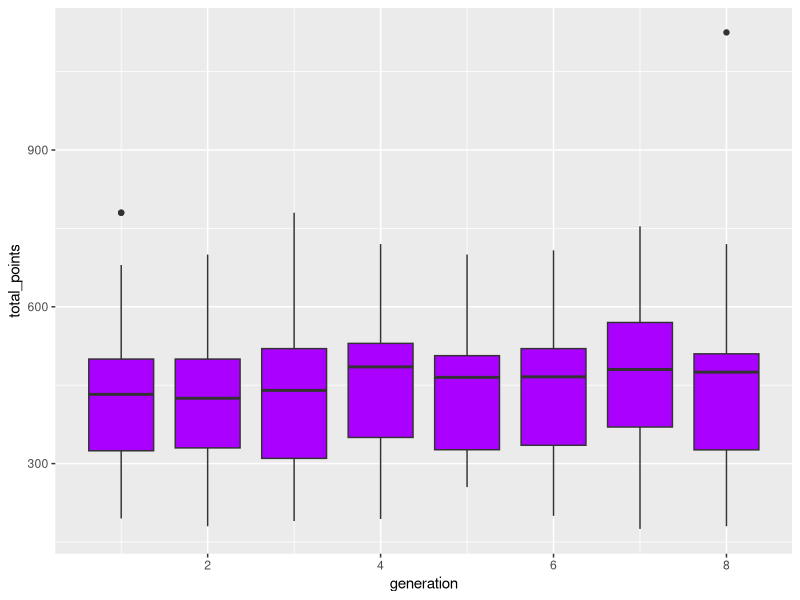
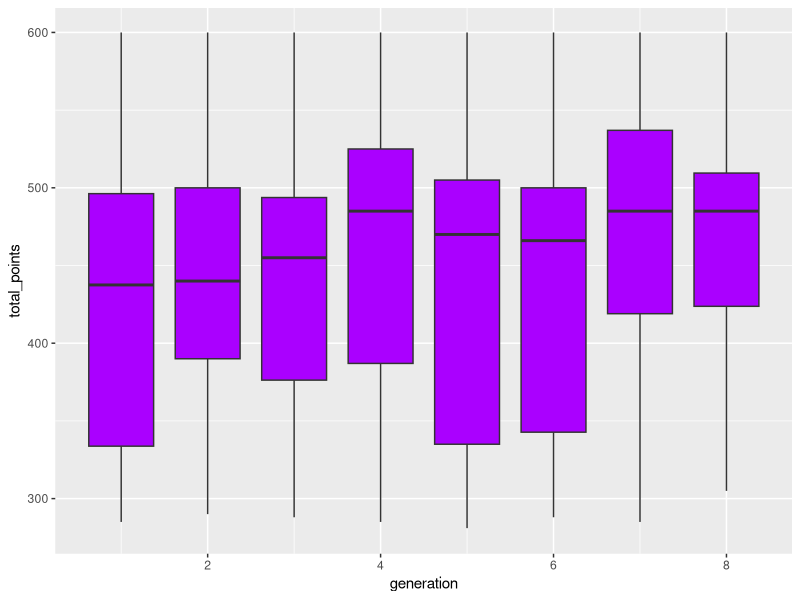
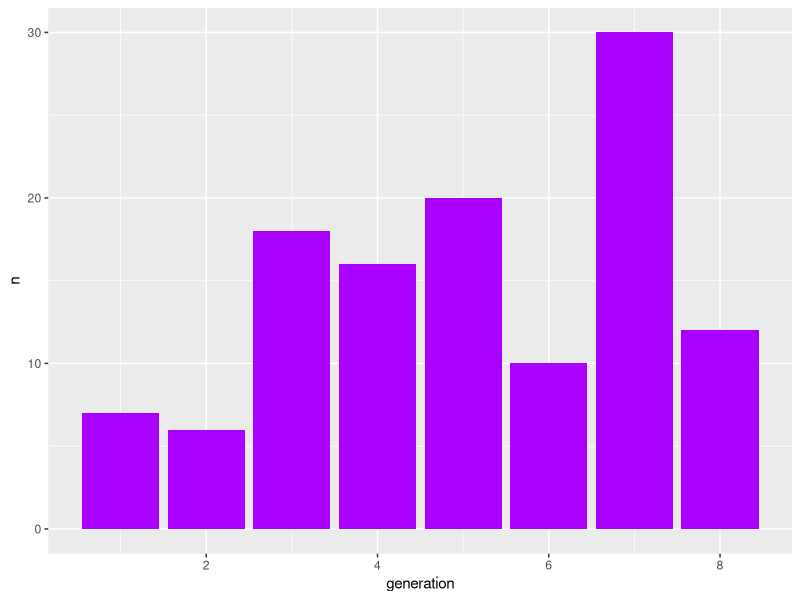
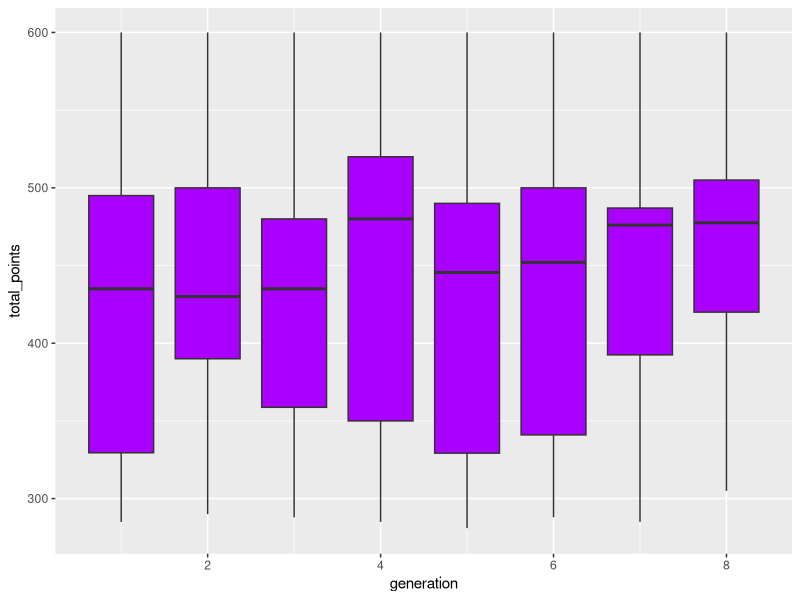
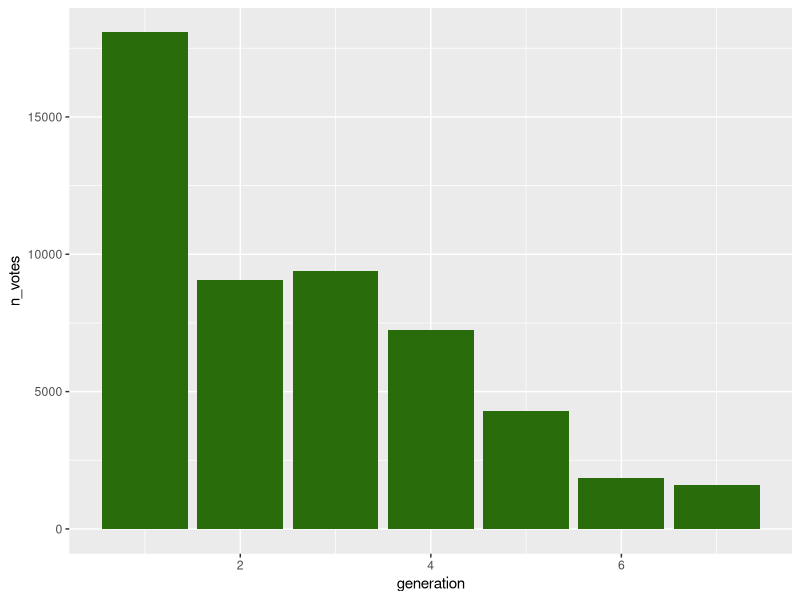
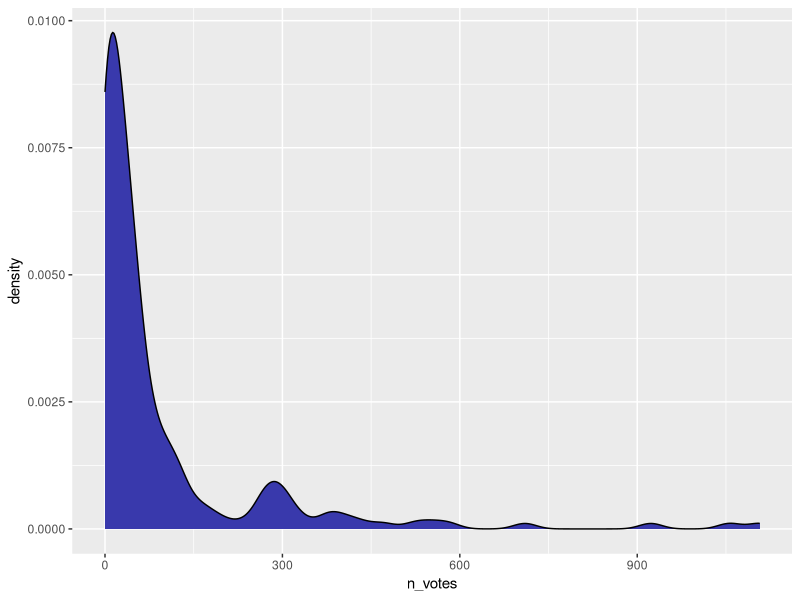
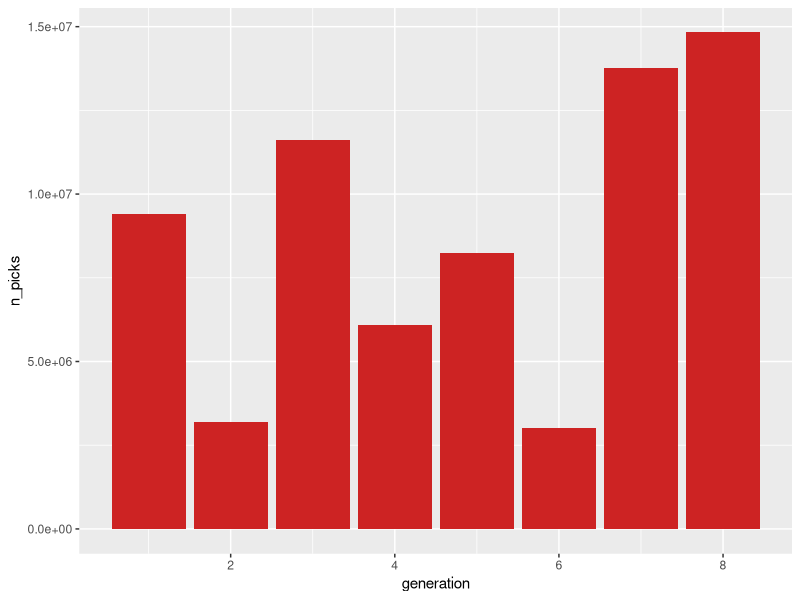
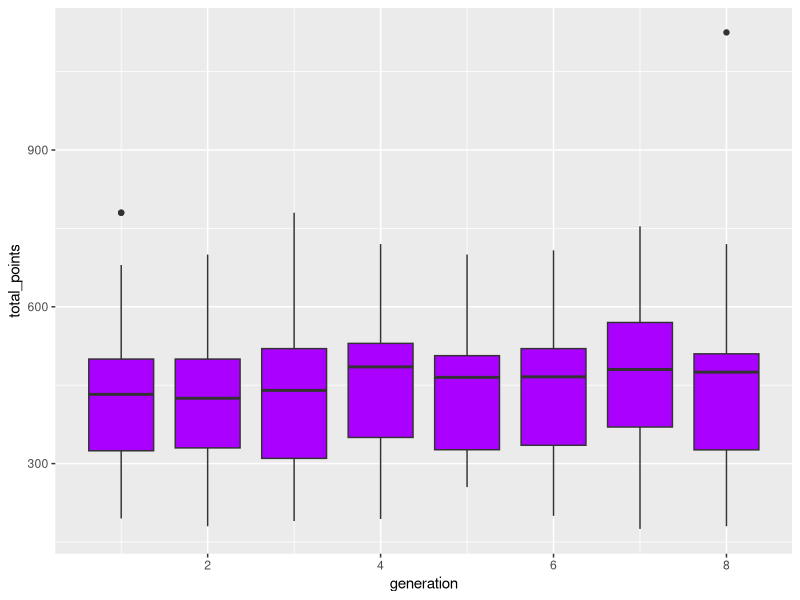

Generate these figures, in order, with R:
## ---- chunk 1
library(tidyverse)
pokedex <- read.csv("data/pokedex.csv")
favourites <- read.csv("data/favourites.csv")
proplay <- read.csv("data/proplay.csv")
## ---- chunk 2
# get the number of votes for each pokemon
favourites <- favourites %>% count(What.is.your.favourite.Pokémon.)
# deleting a row with a blank vote
favourites <- favourites[-c(1), ]
## ---- chunk 3
# merging the datasets
favourites <- rename(favourites, "name" = "What.is.your.favourite.Pokémon.")
favourites <- rename(favourites, "n_votes" = "n")

pokemon <- merge(pokedex, favourites, by = "name", all.x = TRUE)
pokemon <- merge(pokemon, proplay, by = "name", all.x = TRUE)

pokemon <- pokemon[c(
    "pokedex_number", "name", "generation",
    "status", "type_number", "type_1", "type_2",
    "height_m", "weight_kg",
    "abilities_number", "ability_1", "ability_2",
    "total_points", "hp", "attack", "defense",
    "sp_attack", "sp_defense", "speed",
    "n_votes", "proplay_usage"
)]
head(pokemon)
## ---- chunk 4
# Distribution des points de stats par génération
pokemon %>%
    group_by(generation) %>%
    ggplot(aes(generation, total_points, group = generation)) +
    geom_boxplot(fill = "#AA00FF")
ggsave("figures/stats.png")

pokemon %>%
    group_by(generation) %>%
    ggplot(aes(generation, total_points, group = generation)) +
    geom_boxplot(fill = "#AA00FF", outlier.shape = NA) +
    scale_y_continuous(limits = quantile(pokemon$total_points, c(0.1, 0.9)))
ggsave("figures/stats_no_outlier.png")
## ---- chunk 5
# Nombre de légendaires par génération
pokemon %>%
    filter(status != "Normal") %>%
    group_by(generation) %>%
    count() %>%
    ggplot(aes(x = generation, y = n)) +
    geom_bar(stat = "identity", fill = "#AA00FF")

ggsave("figures/legendaries.png")

pokemon %>%
    filter(status == "Normal") %>%
    group_by(generation) %>%
    ggplot(aes(generation, total_points, group = generation)) +
    geom_boxplot(fill = "#AA00FF", outlier.shape = NA) +
    scale_y_continuous(limits = quantile(pokemon$total_points, c(0.1, 0.9)))
ggsave("figures/stats_no_legendaries.png")
## ---- chunk 6
# Somme des votes par génération
pokemon_nona_votes <- pokemon[!is.na(pokemon["n_votes"]), ]
pokemon_nona_votes %>%
    group_by(generation) %>%
    summarise(n_votes = sum(n_votes)) %>%
    ggplot(aes(x = generation, y = n_votes)) +
    geom_bar(stat = "identity", fill = "#286c0c")

ggsave("figures/votes.png")

# Corrélation entre puissance et popularité
pokemon_nona <- pokemon_nona_votes[!is.na(pokemon_nona_votes["proplay_usage"]), ]
cor(pokemon_nona_votes$total_points, pokemon_nona_votes$n_votes, method = "pearson")
cor(pokemon_nona$proplay_usage, pokemon_nona$n_votes, method = "pearson")
## ---- chunk 7
# distribution des votes dans la génération 1
pokemon %>%
    replace(is.na(.), 0) %>%
    group_by(generation) %>%
    filter(generation == 1) %>%
    ggplot(aes(n_votes)) +
    geom_density(kernel = "gaussian", fill = "#3939ac")

ggsave("figures/votes_gen1.png")
## ---- chunk 8
# Somme des pokémons choisis en compétition par génération
pokemon_nona_proplay <- pokemon[!is.na(pokemon["proplay_usage"]), ]
pokemon_nona_proplay %>%
    group_by(generation) %>%
    summarise(n_picks = sum(proplay_usage)) %>%
    ggplot(aes(generation, n_picks)) +
    geom_bar(stat = "identity", fill = "#cd2323")

ggsave("figures/proplay.png")
## ---- chunk 9
# Type popularity
type2 <- pokemon_nona_votes[-c(6)]
type2 <- type2[which(type2$type_2 != ""), ] %>% rename("type_1" = "type_2")
type1 <- pokemon_nona_votes[-c(7)] %>%
    full_join(type2) %>%
    group_by(type_1) %>%
    arrange(type_1)
summary <- summarise(type1, n_votes = sum(n_votes)) %>% arrange(type_1)
summary["n_pokemon"] <- count(type1)$n
summary["weighted_n_votes"] <- summary["n_votes"] / count(type1)$n
summary %>% arrange(desc(weighted_n_votes))
